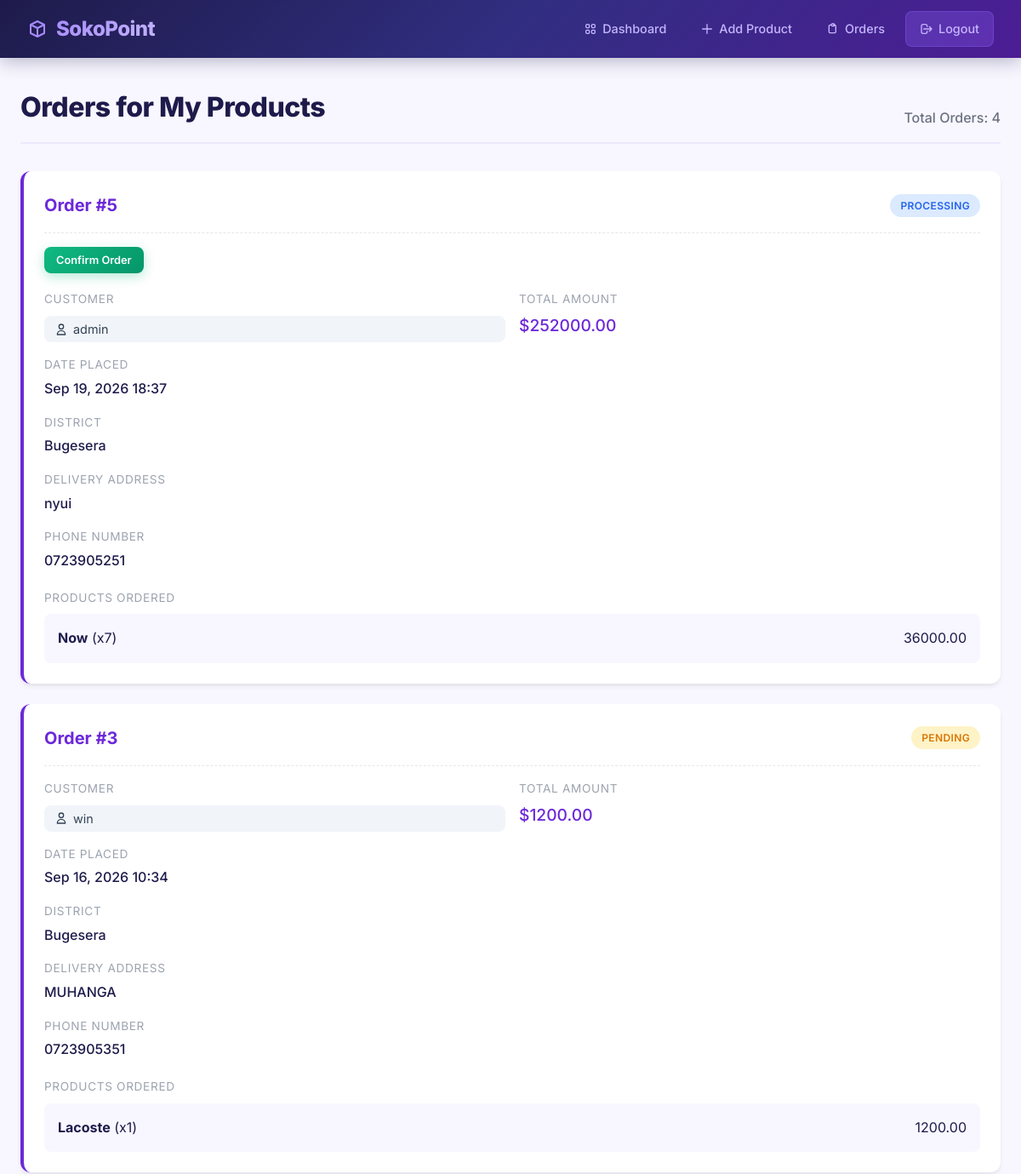
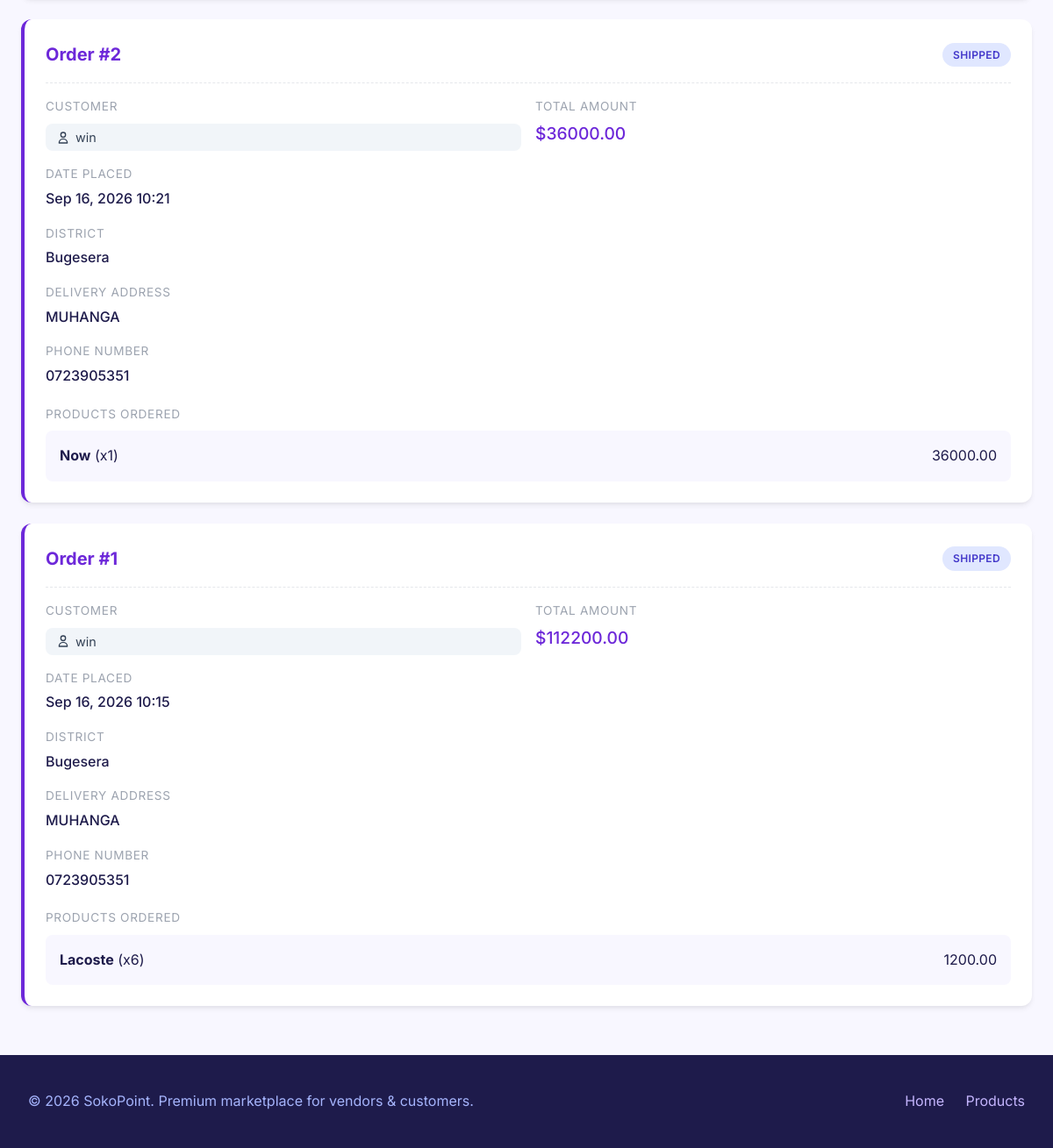
The page /order/vendor/ (signed in) on the database its author committed (2 pictures, top to bottom).
### order/models.py (models this page shows, shortened)
class Order(models.Model):
    STATUS_CHOICES = (
        ('PENDING', 'Pending'),
        ('PROCESSING', 'Processing'),
        ('SHIPPED', 'Shipped'),
        ('DELIVERED', 'Delivered'),
        ('CANCELLED', 'Cancelled'),
    )
    DISTRICT_CHOICES = (
        ('BUGESERA', 'Bugesera'),
        ('BURERA', 'Burera'),
        ('GAKENKE', 'Gakenke'),
        ('GASABO', 'Gasabo'),
        ('GATSIBO', 'Gatsibo'),
        ('GISAGARA', 'Gisagara'),
        ('HUYE', 'Huye'),
        ('KAMONYI', 'Kamonyi'),
        ('KARONGI', 'Karongi'),
        ('KAYONZA', 'Kayonza'),
        ('KICUKIRO', 'Kicukiro'),
        ('KIREHE', 'Kirehe'),
        ('MUHANGA', 'Muhanga'),
        ('MUSANZE', 'Musanze'),
        ('NGOMA', 'Ngoma'),
        ('NGORORERO', 'Ngororero'),
        ('NYABIHU', 'Nyabihu'),
        ('NYAGATARE', 'Nyagatare'),
        ('NYAMAGABE', 'Nyamagabe'),
        ('NYAMASHEKE', 'Nyamasheke'),
        ('NYANZA', 'Nyanza'),
        ('NYARUGENGE', 'Nyarugenge'),
        ('RULINDO', 'Rulindo'),
        ('RUSIZI', 'Rusizi'),
        ('RUHANGO', 'Ruhango'),
        ('RUBAVU', 'Rubavu'),
        ('RWAMAGANA', 'Rwamagana'),
        ('GICUMBI', 'Gicumbi'),
        ('RUTSIRO', 'Rutsiro'),
        ('NYARUGURU', 'Nyaruguru'),
    )
    customer = models.ForeignKey('account.CustomUser', on_delete=models.CASCADE, related_name='orders')
    total_amount = models.DecimalField(max_digits=10, decimal_places=2, default=0)
    status = models.CharField(max_length=20, choices=STATUS_CHOICES, default='PENDING')
    delivery_address = models.TextField(blank=True, null=True)
    district = models.CharField(max_length=30, choices=DISTRICT_CHOICES, blank=True, null=True)
    phone_number = models.CharField(max_length=20, blank=True, null=True)
    created_at = models.DateTimeField(auto_now_add=True)
    updated_at = models.DateTimeField(auto_now=True)

class OrderItem(models.Model):
    order = models.ForeignKey(Order, on_delete=models.CASCADE, related_name='order_items')
    product = models.ForeignKey('product.Product', on_delete=models.CASCADE, related_name='order_items')
    quantity = models.IntegerField(default=1)
    price = models.DecimalField(max_digits=10, decimal_places=2)

### account/models.py (models this page shows, shortened)
class CustomUser(AbstractBaseUser, PermissionsMixin):
    CUSTOMER = 'customer'
    VENDOR = 'vendor'
    USER_TYPE_CHOICES = [
        (CUSTOMER, "Customer"),
        (VENDOR, "Vendor"),
    ]
    username = models.CharField(max_length=150, unique=True)
    first_name = models.CharField(max_length=150, blank=True)
    last_name = models.CharField(max_length=150, blank=True)
    email = models.EmailField(unique=True, blank=True, null=True)
    phone = models.CharField(max_length=15, unique=True, blank=True, null=True)
    location = models.CharField(max_length=100, blank=True, null=True)
    user_type = models.CharField(max_length=20, choices=USER_TYPE_CHOICES, default=CUSTOMER)
    is_staff = models.BooleanField(default=False)
    is_active = models.BooleanField(default=True)
    date_joined = models.DateTimeField(default=timezone.now)
    objects = CustomUserManager()
    USERNAME_FIELD = 'username'
    REQUIRED_FIELDS = []

### product/models.py (models this page shows, shortened)
class Product(models.Model):
    CURRENCY_CHOICES = [
        ('USD', 'USD ($)'),
        ('RWF', 'RWF (Fr)'),
        ('EUR', 'EUR (€)'),
        ('KES', 'KES (KSh)'),
    ]
    UNIT_CHOICES = [
        ("kg", "Kilogram"),
        ("g", "Gram"),
        ("pcs", "Pieces"),
        ("lit", "Litre"),
        ("ml", "Millilitre"),
        ("m", "Metre"),
        ("cm", "Centimetre"),
        ("mm", "Millimetre"),
        ("inch", "Inch"),
        ("foot", "Foot"),
        ("yard", "Yard"),
        ("bag", "Bag"),
        ("box", "Box"),
        ("crate", "Crate"),
        ("bunch", "Bunch"),
    ]
    vendor = models.ForeignKey('account.CustomUser', on_delete=models.CASCADE, related_name='products')
    name = models.CharField(max_length=100)
    price = models.DecimalField(max_digits=10, decimal_places=2)
    currency = models.CharField(max_length=10, choices=CURRENCY_CHOICES, default='USD')
    description = models.TextField()
    unit = models.CharField(max_length=20, choices=UNIT_CHOICES, default='pcs')
    image = models.ImageField(upload_to='product_images/', blank=True, null=True)
    status = models.BooleanField(default=True)
    created_at = models.DateTimeField(auto_now_add=True)
    updated_at = models.DateTimeField(auto_now=True)

### order/views.py (the view)
# urls.py: path('vendor/', views.vendor_orders, name='vendor_orders'),
@login_required
def vendor_orders(request):
    orders = Order.objects.filter(order_items__product__vendor=request.user).distinct().order_by('-created_at')
    return render(request, 'vendor_orders.html', {'orders': orders})

### cart/context_processors.py (called while the page is built)
def cart_context(request):
    return {'cart': Cart(request)}

### order/template/vendor_orders.html (shortened to what this page needs)
{% extends 'base.html' %}
{% block content %}
<div class="page-header">
    <h1>Orders for My Products</h1>
    <div class="text-muted" style="font-weight: 500;">
        Total Orders: {{ orders|length }}
    </div>
</div>
{% if orders %}
    {% for order in orders %}
        <div class="order-card">
            <div class="order-header">
                <div class="order-id">Order #{{ order.id }}</div>
                <div class="badge badge-{{ order.status|lower }}">{{ order.status }}</div>
            </div>
            {% if order.status == 'PROCESSING' %}
            <form method="post" action="{% url 'confirm_order' order.id %}" style="margin-bottom: 20px;">
                <button type="submit" class="btn btn-accent btn-sm">Confirm Order</button>
            </form>
            {% endif %}
            <div class="order-details">
                <div class="detail-item">
                    <span class="detail-label">Customer</span>
                    <div class="customer-badge">
                        <svg class="icon-sm" style="margin-right: 6px;" fill="none" stroke="currentColor" viewBox="0 0 24 24"><path stroke-linecap="round" stroke-linejoin="round" stroke-width="2" d="M16 7a4 4 0 11-8 0 4 4 0 018 0zM12 14a7 7 0 00-7 7h14a7 7 0 00-7-7z"></path></svg>
                        {{ order.customer.username }}
                    </div>
                </div>
                <div class="detail-item">
                    <span class="detail-label">Total Amount</span>
                    <span class="detail-value" style="font-size: 1.2rem; color: var(--primary);">${{ order.total_amount }}</span>
                </div>
                <div class="detail-item">
                    <span class="detail-label">Date Placed</span>
                    <span class="detail-value">{{ order.created_at|date:"M d, Y H:i" }}</span>
                </div>
                <div class="detail-item" style="grid-column: span 2;">
                    <span class="detail-label">District</span>
                    <span class="detail-value">{{ order.get_district_display }}</span>
                </div>
                <div class="detail-item" style="grid-column: span 2;">
                    <span class="detail-label">Delivery Address</span>
                    <span class="detail-value">{{ order.delivery_address }}</span>
                </div>
                <div class="detail-item" style="grid-column: span 2;">
                    <span class="detail-label">Phone Number</span>
                    <span class="detail-value">{{ order.phone_number }}</span>
                </div>
            </div>
            <div class="detail-label" style="margin-bottom: 8px;">Products Ordered</div>
            <ul class="items-list">
                {% for item in order.order_items.all %}
                    {% if item.product.vendor == request.user %}
                    <li>
                        <span><strong>{{ item.product.name }}</strong> (x{{ item.quantity }})</span>
                        <span>{{ item.price }}</span>
                    </li>
                    {% endif %}
                {% endfor %}
            </ul>
        </div>
    {% endfor %}
{% endif %}
{% endblock %}

### rows shown on the page
Order: id "5", status "PROCESSING", shows "Confirm Order", customer.username "admin", total_amount "252000.00", created_at "Sep 19, 2026 18:37", district "Bugesera", delivery_address "nyui", phone_number "0723905251"
OrderItem: product.name "Now", quantity "7", price "36000.00"
Order: id "3", status "PENDING", customer.username "win", total_amount "1200.00", created_at "Sep 16, 2026 10:34", district "Bugesera", delivery_address "MUHANGA", phone_number "0723905351"
OrderItem: product.name "Lacoste", quantity "1", price "1200.00"
Order: id "2", status "SHIPPED", customer.username "win", total_amount "36000.00", created_at "Sep 16, 2026 10:21", district "Bugesera", delivery_address "MUHANGA", phone_number "0723905351"
OrderItem: product.name "Now", quantity "1", price "36000.00"
Order: id "1", status "SHIPPED", customer.username "win", total_amount "112200.00", created_at "Sep 16, 2026 10:15", district "Bugesera", delivery_address "MUHANGA", phone_number "0723905351"
OrderItem: product.name "Lacoste", quantity "6", price "1200.00"

### other values the page prints
{{ orders|length }} "4"
